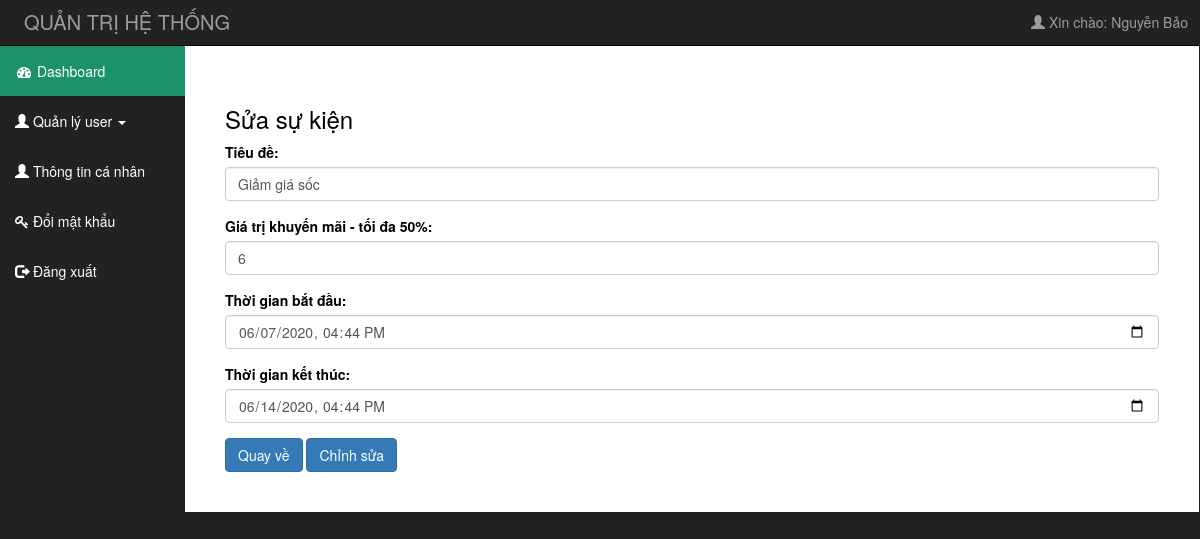
/admin/suasukien.php?id=1 (signed in), run on the app's committed database.
### tables this page shows
CREATE TABLE `khuyenmai` (
  `makm` int(11) NOT NULL,
  `tieude` varchar(255) NOT NULL,
  `giatrikhuyenmai` int(11) NOT NULL,
  `thoigianbatdau` varchar(255) NOT NULL,
  `thoigianketthuc` varchar(255) NOT NULL,
  `tinhtrang` int(11) NOT NULL
);

### admin/suasukien.php (the view, shortened to what this page needs)
	<?php
		if(isset($_SESSION['usr']['uid']))
		{
			include("includes/header.php");
		}
		else
		{
			 header('Location:login.php');
		}
		require("../includes/connect_db.php");
		if(isset($_GET['id']) && $_GET['id']!=null)
		{
			$url=$_GET['id'];
			$query_item="SELECT * FROM khuyenmai WHERE makm=".$url;
			$result_item=mysqli_query($dbc,$query_item);check_errors($result_item,$query_item);
			list($makm, $tieude, $giatri, $stime, $etime)=mysqli_fetch_array($result_item,MYSQLI_NUM);
		}else{
			header('location:quanlysukien.php');
		}
	?>
		<div id="mid">
			<div class="row" style="width: 100%;">
				<div class="col-sm-2">
					<?php
						if($_SESSION['usr']['vaitro']==2)
						{
							include('includes/menu_left1.php');
						}
					?>
				</div>
				<div class="col-sm-10 contain_right">
					<div style="background-color:white;margin-right: -29px;margin-left: -15px;color: black;padding: 40px;">
						<h3>Sửa sự kiện</h3>
						<form>
							<div class="form-group">
						      <label for="hoten">Tiêu đề: </label>
						      <input type="text" class="form-control" id="ev" placeholder="Tiêu đề" name="ev" value="<?php echo $tieude ?>">
						    </div>
						    <div class="form-group">
						      <label for="email">Giá trị khuyến mãi - tối đa 50%: </label>
						      <input type="number" class="form-control" id="km" placeholder="Giá trị khuyến mãi" name="km" value="<?php echo $giatri ?>">
						    </div>
						    <div class="form-group">
						      <label for="taikhoan">Thời gian bắt đầu: </label>
						      <input type="datetime-local" id="stime" name="sday" class="form-control" value="<?php echo $stime ?>">
						    </div>
						    <div class="form-group">
						      <label for="taikhoan">Thời gian kết thúc: </label>
						      <input type="datetime-local" id="etime" name="eday" class="form-control" value="<?php echo $etime ?>">
						    </div>
						    <button type="button" name="button" class="btn btn-primary" onclick="back();">Quay về</button>
						    <button type="button" class="btn btn-primary" name="button" onclick="fromAddUser(<?php echo $url ?>);">Chỉnh sửa</button>
						 </form>
					</div>
				</div>
			</div>
		</div>
	</div>
</body>
</html>

### admin/CSS/admin_css.css (style rules this page uses)
body { margin: 0; padding: 0; background-color: #222; }
#mid { width: 100%; }

### data on the page
khuyenmai: ev "Giảm giá sốc", km "6", sday "06/07/2020 16:44", eday "06/14/2020 16:44"

### other printed values
$_SESSION['usr']['user'] "Nguyễn Bảo"
